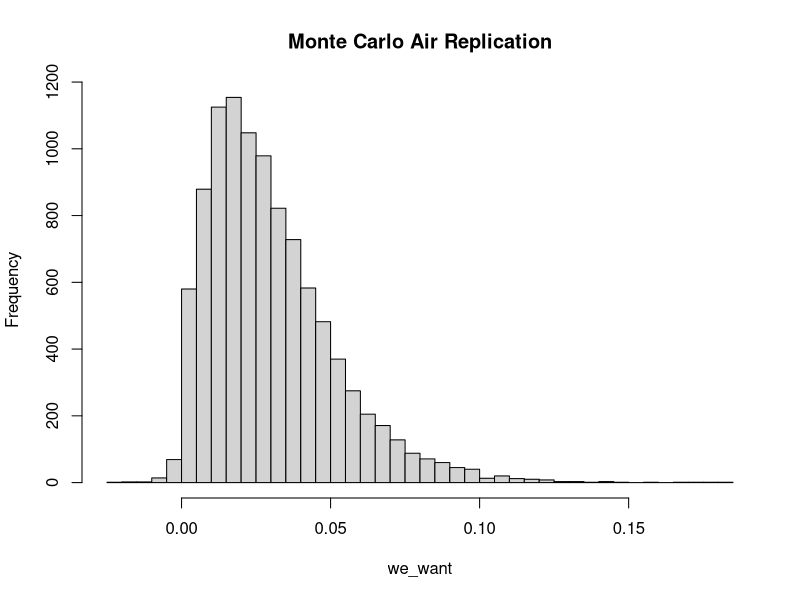

Reproduce this figure in R. (Note: this script raises an error after producing the figure.)
## ---- chunk 1
set.seed(400)
## ---- chunk 2
library(dplyr)
library(stats)
library(tidyr)
library(tidyverse)
library(broom)
library(ggplot2)
library(tibble)
## ---- chunk 3
m <- 10000

monte_AIR <- function(m) {
  storing <- numeric(m)
  for (i in 1:m){
    p <- rnorm(1, mean = 0.48, sd = 0.20)
    I <- 1
    phi <- rnorm(1, mean = 100, sd = 20)
    V <- 132
    N <- rnorm(1, mean = 3, sd = 0.5)
    t <- rnorm(1, mean = 0.5, sd = 0.167)
  
    form <- ((p*I*phi)/V) * ((N*t + exp(-N*t) - 1) / (N^2))
  
    storing[i] <- 1 - exp(-form)
  }
  return(storing)
}

we_want <- monte_AIR(m)

mean(we_want)

hist(we_want , breaks = 35, main = "Monte Carlo Air Replication")
## ---- chunk 4
# Wells-Riley formula: 

## vent_mean = 4 <- ventilation rate
## breath_mean = 0.48 <- pumonary ventilation rate
## time_mean = 0.5 <- 30min /1 hr

air_monte <- function(m = 10000, quanta_mean, quanta_sd, 
                      room_vol=132, infect=1, vent_mean=4, vent_sd=1, 
                      breath_mean=0.48, breath_sd=0.2, 
                      time_mean=0.5, time_sd=0.167, s_mean = 19, s_sd=10) {

  
    p_vec <- pmax(rnorm(m, breath_mean, breath_sd), 0)
    phi_vec <- pmax(rnorm(m, quanta_mean, quanta_sd), 0)
    t_vec <- pmax(rnorm(m, time_mean, time_sd), 0)
    Q_vec <- pmax(rnorm(m, vent_mean, vent_sd), 0.01)
    S0_vec <- pmax(round(rnorm(m, s_mean, s_sd)), 1)
    I_vec <- infect
    
      # exposure term
    X_vec <- (I_vec * phi_vec * p_vec * t_vec) / Q_vec
    
      # infection prob. 
    P_vec <- 1 - exp(-X_vec)
    
    new_infect <- S0_vec * P_vec
    S_after <- S0_vec - new_infect
    
    res_df <- tibble::tibble(
      p = p_vec, phi=phi_vec, t=t_vec, Q=Q_vec, S0=S0_vec, 
      X=X_vec, prob=P_vec, infections=new_infect, survivors=S_after
    )
    
    summ <- list(
      mean_prob = mean(res_df$prob),
      mean_infections = mean(res_df$infections),
      prob_quantiles = quantile(res_df$prob, c(0.25,0.5,0.75,0.9,0.95)),
      inf_quantiles = quantile(res_df$infections, c(0.25,0.5,0.75,0.9,0.95))
    )
    return(list(data=res_df, summary=summ))
}

plot_prob <- function(sim_res, title="Infection Prob. Distribution"){
  df <- sim_res$data
  ggplot(df, aes(x=prob)) +
    geom_histogram(aes(y=..count.. / sum(..count..) * 100), bins=35, closed="left") +
    labs(x="Infection Prob. for an Individual(P)", 
         y="Percent of Simulation (%)",
         title=title)
}
## ---- chunk 5
TB <- air_monte(m=10000, quanta_mean=12.7, quanta_sd=3.0)
Flu <- air_monte(m=10000, quanta_mean=100, quanta_sd=25.0)
Meas <- air_monte(m=10000, quanta_mean=570, quanta_sd=143.0)
SARS <- air_monte(m=10000, quanta_mean=2.7, quanta_sd=1.2)

## ---- chunk 6
better_monte <- function(m = 10000, dis_quanta, quanta_sd, room_size = 132, 
                         infected_individuals = 1, ACH = 4){ 
  probability_inf <- numeric(m)
  num_new_infect <- numeric(m)
  sus_persons <- numeric(m)

  for(i in 1:m) {
    
    p_2 <- max(rnorm(1, mean = 0.48, sd = 0.20), 0)
    phi_2 <- max(rnorm(1, mean = dis_quanta, sd = quanta_sd),0)
    t_2 <- max(rnorm(1, mean = 0.5, sd = 0.167), 0)
    S0 <- max(round(rnorm(1, mean = 19, sd = 10)),1)
    
    q_2 <- infected_individuals * phi_2
 
    
    nucci <- ((p_2*q_2)/room_vol) * 
      ((ACH * t_2 + exp(-ACH * 
                                      t_2) -1) / (ACH^2))
    
    S_t <- S0 * exp(-nucci)
    
    inf <- S0 - S_t
    
    sus_prob <- inf / S0
    
    probability_inf[i] <- sus_prob
    num_new_infect[i] <- inf
    sus_persons[i] <- S_t
  }
  
  return(list(prob = probability_inf,
              infections = num_new_infect,
              survivors = sus_persons,
              summary = list(mean_prob = mean(probability_inf),
                             mean_infections = mean(num_new_infect),
                             prob_quantiles = quantile(probability_inf, 
                                                       c(0.25, 0.5, 0.75, 
                                                         0.9, 0.95)),
                             inf_quantiles = quantile(num_new_infect, 
                                                      c(0.25, 0.5, 0.75, 
                                                        0.9, 0.95)))))

}

TB <- better_monte(10000, dis_quanta = 12.7, quanta_sd = 3.0,
                   room_vol = 132, infected_individuals = 1, 
                   ACH = 4)

mean(TB$prob)

TB_df <- data.frame(prob = TB$prob)

TB_plot <- ggplot(data = TB_df, aes(x = prob)) + 
  geom_histogram(aes(y = ..density.. *100),
                 bins = 35, 
                 fill = "lightgrey",
                 color = "black") + 
  geom_density(color = "darkred", linewidth = 1) +
  labs(title = "TB Prob. Distrib.",
       x = "Prob. of Infection",
       y = "Percentage of Simulations")

TB_plot


## ---- chunk 7
Measles <- better_monte(10000, dis_quanta = 100, quanta_sd = 25.0,
                   room_vol = 132, infected_individuals = 1, 
                   ACH = 4)

mean(Measles$prob)
hMeas <- hist(Measles$prob, breaks = 35, main = "Measles Replication")

hMeas$counts <- hMeas$counts / sum(hMeas$counts) * 100

plot(h, main = "Measles Prob Freq Distrib")


densM <- density(Measles$prob)

densM$y <- densM$y / sum(densM$y) *100

plot(densM, main = "Measles: Prob Freq Distrib 2")
## ---- chunk 8
Influenza <- better_monte(10000, dis_quanta = 570, quanta_sd = 173.0,
                   room_vol = 132, infected_individuals = 1, 
                   ACH = 4)

mean(Influenza$prob)

hFLU <- hist(Influenza$prob, breaks = 35, main = "Influenza Replication")

hFLU$counts <- hFLU$counts / sum(hFLU$counts) * 100

plot(hFLU, main = "Influenza Prob Freq Distrib")


densFLU <- density(Influenza$prob)

densFLU$y <- densFLU$y / sum(densFLU$y) *100

plot(densFLU, main = "Influenza: Prob Freq Distrib 2")

## ---- chunk 9
sum_disease <- tibble::tibble(
  Disease=c("TB","Flu", "Meas", "SARS"),
  Mean_Prob = c(TB$summary$mean_prob,
                Flu$summary$mean_prob,
                Meas$summary$mean_prob,
                SARS$summary$mean_prob),
  Mean_Infections = c(TB$summary$mean_infections,
                      Flu$summary$mean_infections,
                      Meas$summary$mean_infections,
                      SARS$summary$mean_infections),
  Prob_25 = c(TB$summary$prob_quantiles[1],
              Flu$summary$prob_quantiles[1],
              Meas$summary$prob_quantiles[1],
              SARS$summary$prob_quantiles[1]),
  Prob_50 = c(TB$summary$prob_quantiles[2],
              Flu$summary$prob_quantiles[2],
              Meas$summary$prob_quantiles[2],
              SARS$summary$prob_quantiles[2]),
  Prob_75 = c(TB$summary$prob_quantiles[3],
              Flu$summary$prob_quantiles[3],
              Meas$summary$prob_quantiles[3],
              SARS$summary$prob_quantiles[3]),
  Prob_90 = c(TB$summary$prob_quantiles[4],
              Flu$summary$prob_quantiles[4],
              Meas$summary$prob_quantiles[4],
              SARS$summary$prob_quantiles[4]),
  Prob_95 = c(TB$summary$prob_quantiles[5],
              Flu$summary$prob_quantiles[5],
              Meas$summary$prob_quantiles[5],
              SARS$summary$prob_quantiles[5])
)

sum_dis_round <- sum_disease %>%
  mutate(across(where(is.numeric), ~ round(.x,3)))

sum_dis_round

## ---- chunk 10

## The monte carlo simulation results estimate the infection risk for four airborne disease in a standard waiting room scenario. 

## Tuberculosis: moderate mean infection prob of 0.499 per susceptible individual, with approx 9.6 expected new infections, high variability: range from 0.342 to 0.857, showing potential higher-risk scenarios in dif conditions

## Influenza: higher mean prob: 0.941, nearly 18 expected infections, median and upper quantiles approach 1, infection is almost certain in the environment

## Measles: highest risk, mean prob. of 0.987, almost entire susceptible pop expected to become infected, all quantiles 1

## SARS: low mean prob: 0.153, roughly 3 expected new infections, moderate variability ranges from 0.072 to 0.369

## *infection risk is strongly driven by the disease'airborne quanta generation rate: meas and flu-high risk, tb-moderate risk, sars-lower risk
